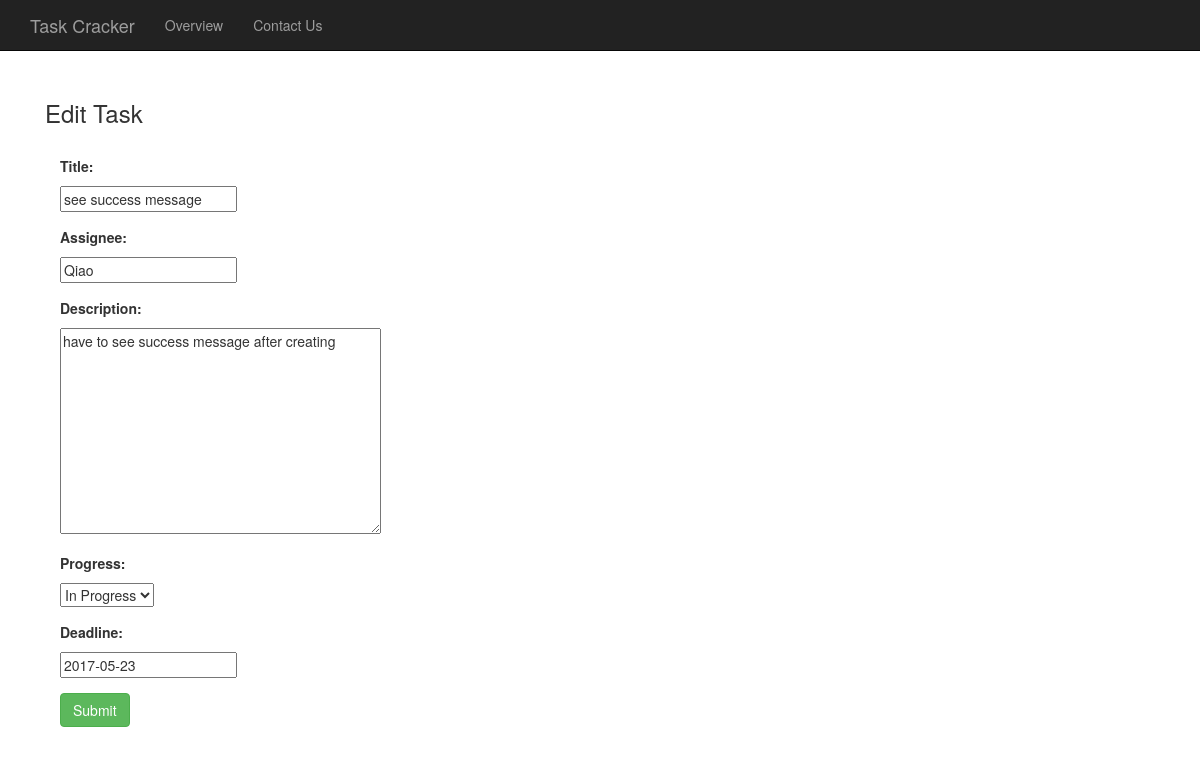
Page /task/34/update/ on the committed database.
### task/models.py (models this page shows, shortened)
class Task(models.Model):
    NOTSTARTED = 'Not Started'
    INPROGRESS = 'In Progress'
    FINISHED = 'Finished'
    PROGRESS_CHOICES = (
        (NOTSTARTED, 'Not Started'),
        (INPROGRESS, 'In Progress'),
        (FINISHED, 'Finished'),
    )
    progress = models.CharField(
        max_length=20,
        choices=PROGRESS_CHOICES,
        default=NOTSTARTED,
    )
    user = models.ForeignKey(User,default=1)
    assignee = models.CharField(max_length=500)
    title = models.CharField(max_length=500)
    description = models.TextField(blank=True, null=True)
    deadline = models.DateField()
    created_date = models.DateTimeField(
        blank=True, null=True)

### task/views.py (the view, shortened to what this page needs)
# urls.py: url(r'^(?P<task_id>[0-9]+)/update/$', views.update_task, name='update'),
def update_task (request, task_id=None):
    task = get_object_or_404(Task, id=task_id)
    form = TaskForm(request.POST or None, instance=task)
    context = {
            'title':task.title,
            'task' : task,
            'form' : form,
        }
    return render(request,'task/task_update_form.html', context)

### task/forms.py
class TaskForm(forms.ModelForm):
    class Meta:
        model = Task
        fields = ['title', 'assignee', 'description', 'progress', 'deadline']

### task/templates/task/task_update_form.html (shortened to what this page needs)
{% extends 'task/base.html' %}
{% block body %}
<div class="container">
        <div class="col-sm-6">
                    <h3>Edit Task</h3><br>
                    <form action="" role="form"  method="post">
                    <div class="form-group"  >
                        {% include 'task/form_template.html' %}
                        <div class="form-group">
                            <div class="container">
                                <button type="submit" class="btn btn-success">Submit</button>
                            </div>
                        </div>
                    </div>
                    </form>
            </div>
</div>
{% endblock %}

### task/templates/task/form_template.html (shortened to what this page needs)
{% for field in form %}
    <div class="form-group">
        <label class="container" for="task_title">{{ field.label_tag }}</label>
        <div class="container">{{ field }}
        </div>
    </div>
{% endfor %}

### rows in the picture
Task: form "see success message" "Qiao" "have to see success message after creating" "In Progress" "2017-05-23"

### other values in the picture
{{ field.label_tag }} "Title:" "Assignee:" "Description:" "Progress:" "Deadline:"
